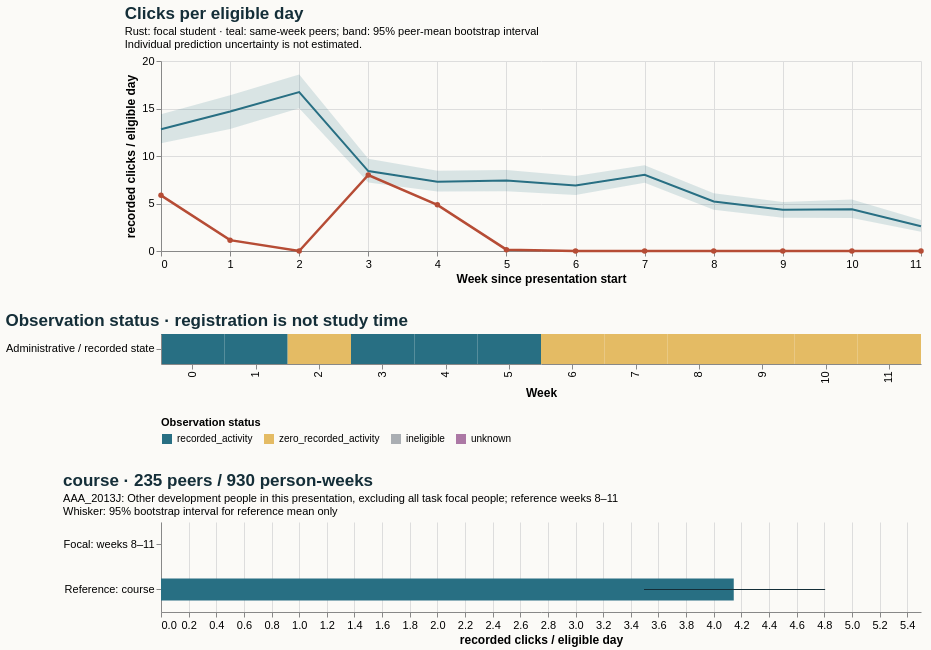

This figure's Vega-Lite source:
### Vega-Lite specification from a JSON file in a GitHub repository (floating-point values rounded to 4 significant figures)
{"$schema": "https://vega.github.io/schema/vega-lite/v5.20.1.json", "config": {"axis": {"labelFontSize": 11, "titleFontSize": 12}, "background": "#fbfaf7", "font": "sans-serif", "title": {"anchor": "start", "color": "#142e38", "fontSize": 17, "subtitleFontSize": 11}, "view": {"continuousHeight": 300, "continuousWidth": 300, "stroke": null}}, "datasets": {"data-1244153a3c9131868c5f2317cf94ded1": [{"end_day": 6, "focal_value": 5.857, "peer_ci_high": 14.4, "peer_ci_low": 11.36, "peer_mean": 12.82, "peer_observations": 241, "peer_people": 241, "reference": "course", "unit": "recorded clicks / eligible day", "week": 0}, {"end_day": 13, "focal_value": 1.143, "peer_ci_high": 16.39, "peer_ci_low": 12.85, "peer_mean": 14.68, "peer_observations": 241, "peer_people": 241, "reference": "course", "unit": "recorded clicks / eligible day", "week": 1}, {"end_day": 20, "focal_value": 0.0, "peer_ci_high": 18.59, "peer_ci_low": 15.01, "peer_mean": 16.73, "peer_observations": 239, "peer_people": 239, "reference": "course", "unit": "recorded clicks / eligible day", "week": 2}, {"end_day": 27, "focal_value": 8.0, "peer_ci_high": 9.723, "peer_ci_low": 7.221, "peer_mean": 8.416, "peer_observations": 239, "peer_people": 239, "reference": "course", "unit": "recorded clicks / eligible day", "week": 3}, {"end_day": 34, "focal_value": 4.857, "peer_ci_high": 8.456, "peer_ci_low": 6.275, "peer_mean": 7.298, "peer_observations": 237, "peer_people": 237, "reference": "course", "unit": "recorded clicks / eligible day", "week": 4}, {"end_day": 41, "focal_value": 0.1429, "peer_ci_high": 8.526, "peer_ci_low": 6.303, "peer_mean": 7.413, "peer_observations": 236, "peer_people": 236, "reference": "course", "unit": "recorded clicks / eligible day", "week": 5}, {"end_day": 48, "focal_value": 0.0, "peer_ci_high": 7.906, "peer_ci_low": 5.908, "peer_mean": 6.897, "peer_observations": 236, "peer_people": 236, "reference": "course", "unit": "recorded clicks / eligible day", "week": 6}, {"end_day": 55, "focal_value": 0.0, "peer_ci_high": 9.038, "peer_ci_low": 7.171, "peer_mean": 8.029, "peer_observations": 236, "peer_people": 236, "reference": "course", "unit": "recorded clicks / eligible day", "week": 7}, {"end_day": 62, "focal_value": 0.0, "peer_ci_high": 6.09, "peer_ci_low": 4.352, "peer_mean": 5.219, "peer_observations": 235, "peer_people": 235, "reference": "course", "unit": "recorded clicks / eligible day", "week": 8}, {"end_day": 69, "focal_value": 0.0, "peer_ci_high": 5.165, "peer_ci_low": 3.508, "peer_mean": 4.345, "peer_observations": 233, "peer_people": 233, "reference": "course", "unit": "recorded clicks / eligible day", "week": 9}, {"end_day": 76, "focal_value": 0.0, "peer_ci_high": 5.426, "peer_ci_low": 3.477, "peer_mean": 4.385, "peer_observations": 232, "peer_people": 232, "reference": "course", "unit": "recorded clicks / eligible day", "week": 10}, {"end_day": 83, "focal_value": 0.0, "peer_ci_high": 3.272, "peer_ci_low": 2.039, "peer_mean": 2.606, "peer_observations": 230, "peer_people": 230, "reference": "course", "unit": "recorded clicks / eligible day", "week": 11}], "data-6591be89edcbba1bfc8f6ef4005c8f73": [{"hi": null, "lo": null, "series": "Focal: weeks 8–11", "value": 0.0}, {"hi": 4.806, "lo": 3.496, "series": "Reference: course", "value": 4.145}], "data-c316073de0fedec758b9fa40da92213d": [{"eligible_days": 7.0, "end_day": 6, "logging_completeness": "unknown", "observation_status": "recorded_activity", "row": "Administrative / recorded state", "score_status": "withheld_release_time_unknown", "start_day": 0, "value": 5.857, "week": 0}, {"eligible_days": 7.0, "end_day": 13, "logging_completeness": "unknown", "observation_status": "recorded_activity", "row": "Administrative / recorded state", "score_status": "withheld_release_time_unknown", "start_day": 7, "value": 1.143, "week": 1}, {"eligible_days": 7.0, "end_day": 20, "logging_completeness": "unknown", "observation_status": "zero_recorded_activity", "row": "Administrative / recorded state", "score_status": "withheld_release_time_unknown", "start_day": 14, "value": 0.0, "week": 2}, {"eligible_days": 7.0, "end_day": 27, "logging_completeness": "unknown", "observation_status": "recorded_activity", "row": "Administrative / recorded state", "score_status": "withheld_release_time_unknown", "start_day": 21, "value": 8.0, "week": 3}, {"eligible_days": 7.0, "end_day": 34, "logging_completeness": "unknown", "observation_status": "recorded_activity", "row": "Administrative / recorded state", "score_status": "withheld_release_time_unknown", "start_day": 28, "value": 4.857, "week": 4}, {"eligible_days": 7.0, "end_day": 41, "logging_completeness": "unknown", "observation_status": "recorded_activity", "row": "Administrative / recorded state", "score_status": "withheld_release_time_unknown", "start_day": 35, "value": 0.1429, "week": 5}, {"eligible_days": 7.0, "end_day": 48, "logging_completeness": "unknown", "observation_status": "zero_recorded_activity", "row": "Administrative / recorded state", "score_status": "withheld_release_time_unknown", "start_day": 42, "value": 0.0, "week": 6}, {"eligible_days": 7.0, "end_day": 55, "logging_completeness": "unknown", "observation_status": "zero_recorded_activity", "row": "Administrative / recorded state", "score_status": "withheld_release_time_unknown", "start_day": 49, "value": 0.0, "week": 7}, {"eligible_days": 7.0, "end_day": 62, "logging_completeness": "unknown", "observation_status": "zero_recorded_activity", "row": "Administrative / recorded state", "score_status": "withheld_release_time_unknown", "start_day": 56, "value": 0.0, "week": 8}, {"eligible_days": 7.0, "end_day": 69, "logging_completeness": "unknown", "observation_status": "zero_recorded_activity", "row": "Administrative / recorded state", "score_status": "withheld_release_time_unknown", "start_day": 63, "value": 0.0, "week": 9}, {"eligible_days": 7.0, "end_day": 76, "logging_completeness": "unknown", "observation_status": "zero_recorded_activity", "row": "Administrative / recorded state", "score_status": "withheld_release_time_unknown", "start_day": 70, "value": 0.0, "week": 10}, {"eligible_days": 7.0, "end_day": 83, "logging_completeness": "unknown", "observation_status": "zero_recorded_activity", "row": "Administrative / recorded state", "score_status": "withheld_release_time_unknown", "start_day": 77, "value": 0.0, "week": 11}]}, "resolve": {"scale": {"color": "independent"}}, "spacing": 28, "vconcat": [{"data": {"name": "data-1244153a3c9131868c5f2317cf94ded1"}, "height": 190, "layer": [{"encoding": {"x": {"axis": {"tickMinStep": 1}, "field": "week", "title": "Week since presentation start", "type": "quantitative"}, "y": {"field": "peer_ci_low", "scale": {"zero": true}, "title": "recorded clicks / eligible day", "type": "quantitative"}, "y2": {"field": "peer_ci_high"}}, "mark": {"color": "#286f83", "opacity": 0.16, "type": "area"}}, {"encoding": {"tooltip": [{"field": "week", "type": "quantitative"}, {"field": "peer_mean", "type": "quantitative"}, {"field": "peer_people", "type": "quantitative"}, {"field": "peer_observations", "type": "quantitative"}], "x": {"field": "week", "type": "quantitative"}, "y": {"field": "peer_mean", "type": "quantitative"}}, "mark": {"color": "#286f83", "strokeWidth": 2, "type": "line"}}, {"encoding": {"tooltip": [{"field": "week", "type": "quantitative"}, {"field": "focal_value", "type": "quantitative"}], "x": {"field": "week", "type": "quantitative"}, "y": {"field": "focal_value", "type": "quantitative"}}, "mark": {"color": "#b64c35", "point": {"color": "#b64c35"}, "strokeWidth": 2.5, "type": "line"}}], "title": {"subtitle": ["Rust: focal student · teal: same-week peers; band: 95% peer-mean bootstrap interval", "Individual prediction uncertainty is not estimated."], "text": "Clicks per eligible day"}, "width": 760}, {"data": {"name": "data-c316073de0fedec758b9fa40da92213d"}, "encoding": {"color": {"field": "observation_status", "legend": {"labelLimit": 260, "orient": "bottom"}, "scale": {"domain": ["recorded_activity", "zero_recorded_activity", "ineligible", "unknown"], "range": ["#286f83", "#e4bb64", "#aaaeb3", "#ac78a5"]}, "title": "Observation status", "type": "nominal"}, "tooltip": [{"field": "week", "type": "quantitative"}, {"field": "eligible_days", "type": "quantitative"}, {"field": "observation_status", "type": "nominal"}, {"field": "logging_completeness", "type": "nominal"}], "x": {"field": "week", "title": "Week", "type": "ordinal"}, "y": {"field": "row", "title": null, "type": "nominal"}}, "height": 30, "mark": {"type": "rect"}, "title": "Observation status · registration is not study time", "width": 760}, {"data": {"name": "data-6591be89edcbba1bfc8f6ef4005c8f73"}, "height": 90, "layer": [{"encoding": {"x": {"field": "value", "scale": {"domain": [0, 5.047], "zero": true}, "title": "recorded clicks / eligible day", "type": "quantitative"}, "y": {"field": "series", "sort": null, "title": null, "type": "nominal"}}, "mark": {"color": "#286f83", "size": 22, "type": "bar"}}, {"encoding": {"x": {"field": "lo", "type": "quantitative"}, "x2": {"field": "hi"}, "y": {"field": "series", "sort": null, "title": null, "type": "nominal"}}, "mark": {"color": "#142e38", "type": "rule"}}], "title": {"subtitle": ["AAA_2013J: Other development people in this presentation, excluding all task focal people; reference weeks 8–11", "Whisker: 95% bootstrap interval for reference mean only"], "text": "course · 235 peers / 930 person-weeks"}, "width": 760}]}
